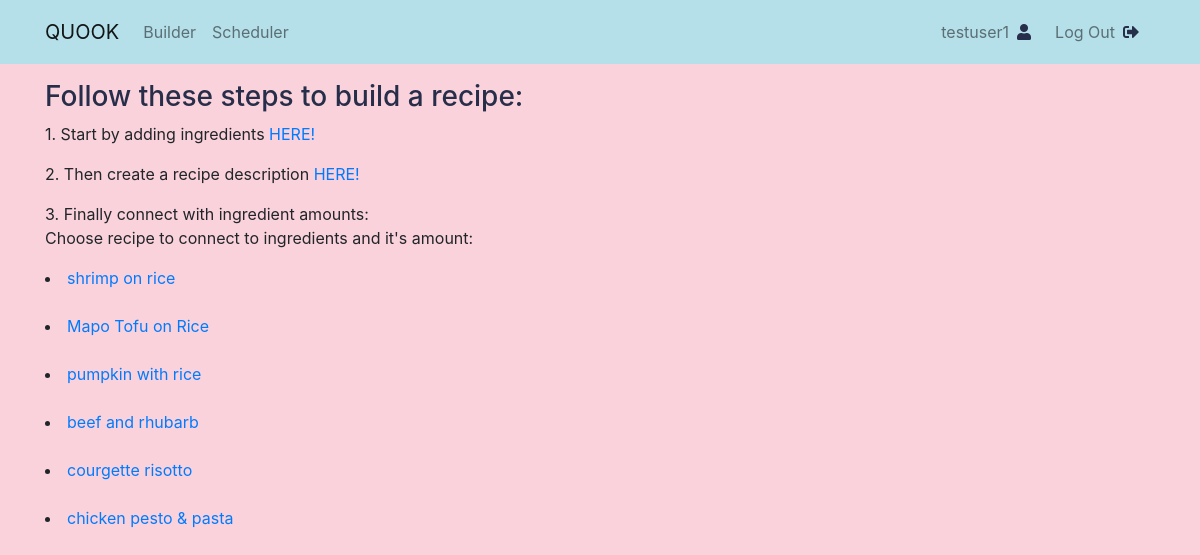
/recipe_builder/ (signed in), run on the app's committed database.
### recipe/models.py (models this page shows, shortened)
class Recipe(models.Model):
    alphanumeric = RegexValidator(
        r'[a-zA-Z][a-zA-Z ]+', 'Only alphabet characters and spaces are allowed.')
    title = models.CharField(max_length=30, null=True,
                             validators=[alphanumeric])
    description = models.TextField(max_length=200, null=True, blank=True)
    date_posted = models.DateTimeField(default=timezone.now)
    author = models.ForeignKey(User, on_delete=models.CASCADE, null=True)
    image = models.ImageField(
        default='default-recipe.jpg', upload_to='recipe_pics')
    slug = models.SlugField(null=False, unique=True)
    ingredients = models.ManyToManyField(
        'Ingredient', through='IngredientAmount', related_name='recipes')

### recipe/views.py (the view)
# urls.py: path('recipe_builder/', views.recipeBuilder, name='recipe_builder'),
@ login_required
def recipeBuilder(request):
    recipe_list = Recipe.objects.all()
    recipe = Recipe.objects.filter()
    return render(request, 'recipe/recipe_builder.html', {'title': 'recipe builder', 'recipe_list': recipe_list, 'recipe': recipe})

### recipe/templates/recipe/recipe_builder.html
{% extends "recipe/base.html" %}
{% block content %}
    <h3>Follow these steps to build a recipe:</h3>
    <p>1. Start by adding ingredients <a href="{% url 'recipe:add_ingredient' %}">HERE!</a></p>
    <p>2. Then create a recipe description <a href="{% url 'recipe:add_recipe' %}">HERE!</a></p>
    <p>3. Finally connect with ingredient amounts:<br>
        Choose recipe to connect to ingredients and it's amount:</p>
        {% for recipe in recipe_list %}
            <li>
                <a href="{% url 'recipe:add_ingredient_amount' recipe.id %}">{{ recipe.title }}</a>
            </li>
            <br>
        {% endfor %}
{% endblock content %}

### recipe/templates/recipe/base.html (shortened to what this page needs)
<!DOCTYPE html>
{% load static %}
<html lang="en">
  <head>
    <link rel="stylesheet" href="https://stackpath.bootstrapcdn.com/bootstrap/4.4.1/css/bootstrap.min.css">
    <link rel="stylesheet" href="https://use.fontawesome.com/releases/v5.15.2/css/solid.css">
    <link rel="stylesheet" href="https://use.fontawesome.com/releases/v5.15.2/css/fontawesome.css">
    <link rel="stylesheet" type="text/css" href="{% static 'recipe/style.css' %}">
  </head>
  <body>
    <header class="site-header">
      <nav class="navbar navbar-expand-md navbar-light nav-bg fixed-top">
        <div class="container">
          <a class="navbar-brand rm-4" href="{% url 'recipe:home' %}">QUOOK</a>
          <div class="collapse navbar-collapse" id="navbarToggle">
            <div class="navbar-nav mr-auto">
              <a class="nav-item nav-link" href="{% url 'recipe:recipe_builder' %}">Builder</a>
              <a class="nav-item nav-link" href="#">Scheduler</a>
            </div>
            <div class="navbar-nav">
                {% if user.is_authenticated %}
                <a class="nav-item nav-link" href="{% url 'users:profile' %}">{{ user.username }}<i class="fas fa-1x fa-user my-2 mx-2" aria-hidden="true"></i></a>
                <a class="nav-item nav-link" href="{% url 'users:logout' %}">Log Out<i class="fas fa-1x fa-sign-out-alt my-2 mx-2" aria-hidden="true"></i></a>
                {% else %}
                <a class="nav-item nav-link" href="{% url 'users:register' %}">Register<i class="fas fa-1x fa-user-plus my-2 mx-2" aria-hidden="true"></i></a>
                <a class="nav-item nav-link" href="{% url 'users:login' %}">Log In<i class="fas fa-1x fa-sign-in-alt my-2 mx-2" aria-hidden="true"></i></a>
                {% endif %}
            </div>
          </div>
        </div>
      </nav>
    </header>
    <main class="container">
      {% block content %}{% endblock %}
    </main>
  </body>
</html>

### recipe/static/recipe/style.css (style rules this page uses)
body { background: #FAD2DB; margin-top: 5rem; overflow-x: hidden; }
h1, h2, h3, h4, h5, h6 { color: #272E4A; }
.nav-bg { background-color: #B5DFE9; }
i.fas { color: #272E4A; }

### data on the page
Recipe: title "shrimp on rice"
Recipe: title "Mapo Tofu on Rice"
Recipe: title "pumpkin with rice"
Recipe: title "beef and rhubarb"
Recipe: title "courgette risotto"
Recipe: title "chicken pesto & pasta"

### other printed values
{{ user.username }} "testuser1"
